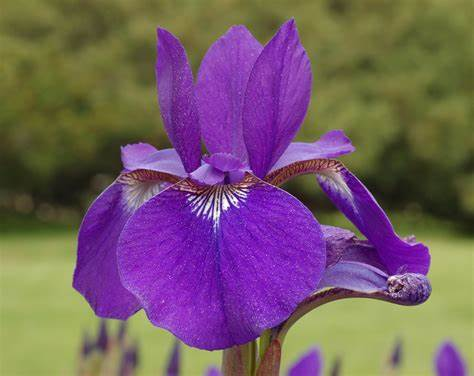
#> input picture images/original_Flower.jpeg, 474 x 376 px, found by its file name
$ python -i 'Rubik'"'"'sCube.py'   (imports and definitions only)
#> lines starting #> are read from the running program, lines starting #| are printed output that depends on the picture; after the words box and inside, x2 and y2 are one past the last pixel; in counts of white or black regions, pixels touching at a corner belong together
import numpy as np

# [10 lines left out: function upshift, not called in this run]

def downshift(a, index, n):
  '''
  Shift the collumn with index with numpy.roll(collumn, n)
  '''
#> called with a = array of shape (3, 3), index = 0, n = 1
  col = a[:, index]
  shift_col = np.roll(col, n)
  for i in range(len(a)):
    a[i][index] = shift_col[i]

  return a

# [6 lines left out: function rotate, not called in this run]

a = np.array([[1,2,3], [4,5,6], [7,8,9]])
# [3 lines not run here, left out]
a = upshift(a, 0, 1) if sum(a[0]) % 2 else downshift(a, 0, 1)
# [2 lines not run here, left out]

from PIL import Image
import cv2
import random
import numpy as np
import sys
from Aes import *
import json

def read_image(image_path):
  image = Image.open(image_path)
#> image is the input picture: PIL image 474x376 RGB; mean R, G, B 117.1, 91.9, 102.1
  image = np.array(image)
  return image

# [18 lines left out: functions save_image, create_key, not called in this run]

def save_key(dict_key, save_path="./key.json"):
  with open(save_path, "w") as F:
    json.dump(dict_key, F, indent=4)

def load_key(save_path="./key.json", aes=None):
#> called with save_path = './key.json'
    with open(save_path, "r") as F:
#> (reads key.json from the repository)
        dict_key = json.load(F)

    if aes is not None:
        dict_key = decrypt(dict_key, aes)

    Kr = dict_key["Kr"]
    Kc = dict_key["Kc"]
    ITER_MAX = dict_key["ITER"]

    return Kr, Kc, ITER_MAX

def encrypt_image(image, key_path="./key.json", aes=None):
  # Load Key
  Kr, Kc, ITER_MAX = load_key(save_path=key_path, aes=aes)

  # Split channels
  r = np.array(image[:, :, 0])
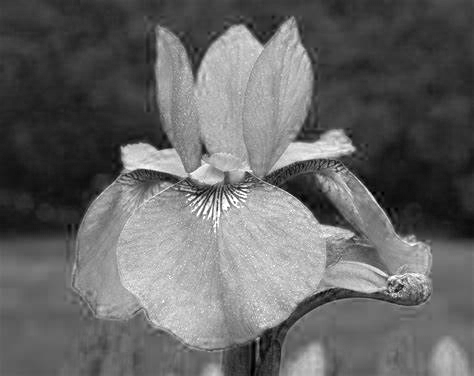
#> r: shape (376, 474); min 0, max 255, mean 102.1
  g = np.array(image[:, :, 1])
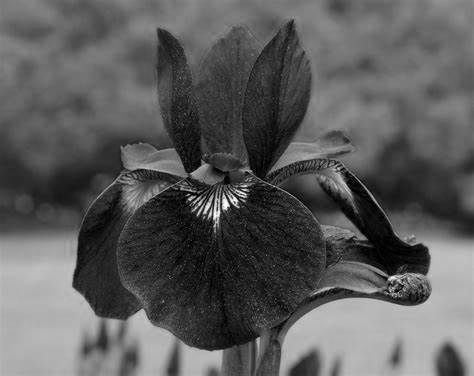
#> g: shape (376, 474); min 0, max 253, mean 91.9
  b = np.array(image[:, :, 2])
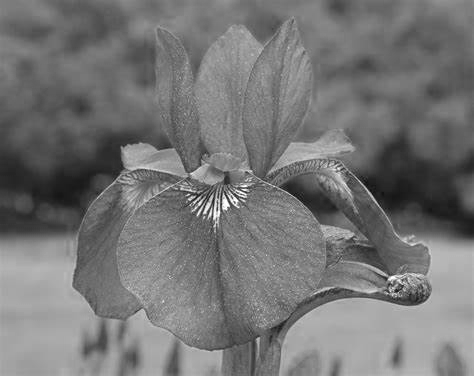
#> b: shape (376, 474); min 12, max 255, mean 117.1

  for iter in range(ITER_MAX):
    # For each row
    for i in range(image.shape[0]):
      r_modulus = sum(r[i]) % 2
      g_modulus = sum(g[i]) % 2
      b_modulus = sum(b[i]) % 2
      r[i] = np.roll(r[i], -Kr[i]) if r_modulus else np.roll(r[i], Kr[i])
      g[i] = np.roll(g[i], -Kr[i]) if g_modulus else np.roll(g[i], Kr[i])
      b[i] = np.roll(b[i], -Kr[i]) if b_modulus else np.roll(b[i], Kr[i])

    # For each column
    for i in range(image.shape[1]):
      r_modulus = sum(r[:, i]) % 2
      g_modulus = sum(g[:, i]) % 2
      b_modulus = sum(b[:, i]) % 2
      r = downshift(r, i, Kc[i]) if r_modulus else upshift(r, i, Kc[i])
      g = downshift(g, i, Kc[i]) if g_modulus else upshift(g, i, Kc[i])
      b = downshift(b, i, Kc[i]) if b_modulus else upshift(b, i, Kc[i])

    # For each row
    for i in range(image.shape[0]):
      for j in range(image.shape[1]):
        if(i%2==1):
          r[i][j] = r[i][j] ^ Kc[j]
          g[i][j] = g[i][j] ^ Kc[j]
          b[i][j] = b[i][j] ^ Kc[j]
        else:
          r[i][j] = r[i][j] ^ rotate(Kc[j])
          g[i][j] = g[i][j] ^ rotate(Kc[j])
          b[i][j] = b[i][j] ^ rotate(Kc[j])

    # For each column
    for j in range(image.shape[1]):
      for i in range(image.shape[0]):
        if(j%2==0):
          r[i][j] = r[i][j] ^ Kr[i]
          g[i][j] = g[i][j] ^ Kr[i]
          b[i][j] = b[i][j] ^ Kr[i]
        else:
          r[i][j] = r[i][j] ^ rotate(Kr[i])
          g[i][j] = g[i][j] ^ rotate(Kr[i])
          b[i][j] = b[i][j] ^ rotate(Kr[i])
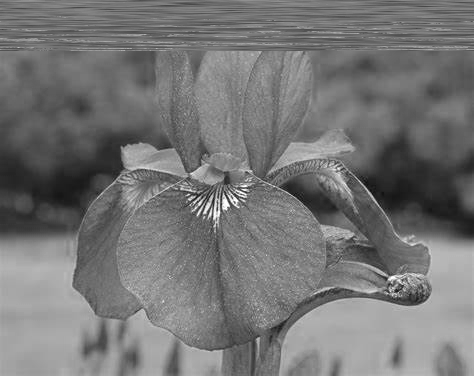
#> b: shape (376, 474); 13.29% of pixels changed, all inside (x1, y1, x2, y2) = (0, 0, 474, 51)
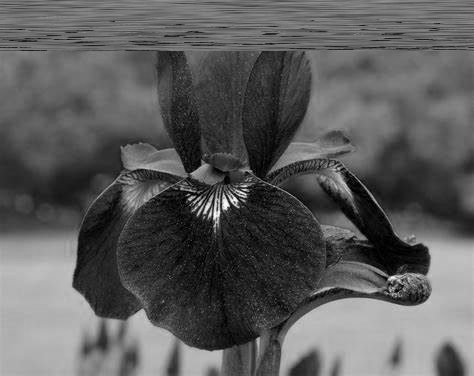
#> g: shape (376, 474); 13.3% of pixels changed, all inside (x1, y1, x2, y2) = (0, 0, 474, 51)
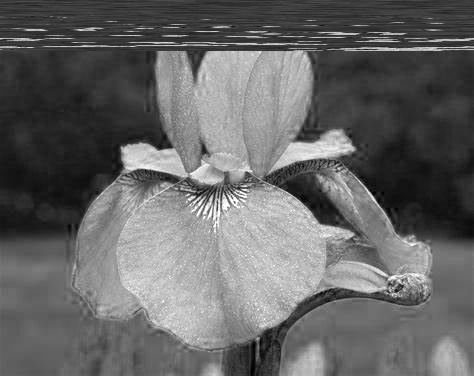
#> r: shape (376, 474); 13.16% of pixels changed, all inside (x1, y1, x2, y2) = (0, 0, 474, 51)

  encrypted_img = np.stack((r,g,b), axis=2)
  return encrypted_img

import matplotlib.pyplot as plt
image_path = r"C:\Users\Acer\github\RubikCube-AES-ImageEncryption\images\original_Flower.jpeg"
key_path = "./key.json"
encrypted_path = r"C:\Users\Acer\github\RubikCube-AES-ImageEncryption\images\Test.jpeg"
master_key = 0x2b7e151628aed2a6abf7158809cf4f3c
# [1 line that did not run here, left out]
# aes = None

image = read_image(image_path)

# [1 line that did not run here, left out]

# [1 line not run here, left out]

# [1 line that did not run here, left out]
# [1 line not run here, left out]
fig , ax = plt.subplots(1, 2, figsize=(20, 20))
# [6 lines not run here, left out]

import cv2
import random
import numpy as np
import sys

# [54 lines left out: function decrypt_image, not called in this run]

key_path = "./key.json"
decrypted_path = "./decrypted_image.jpg"
encrypted_path = "./encrypted_image.jpg"


# encrypted_image = read_image(encrypted_path)
# [1 line that did not run here, left out]
# [1 line that did not run here, left out]
# [1 line not run here, left out]

fig , ax = plt.subplots(1, 2, figsize=(20, 20))
# [6 lines not run here, left out]

import cv2
fig, ax = plt.subplots(2, 3, figsize=(20, 10))

# [13 lines not run here, left out]

# [20 lines left out: functions calc_npcr, calc_uaci, not called in this run]

# [3 lines not run here, left out]

import glob
from tqdm.notebook import tqdm
images_path = glob.glob("/content/drive/MyDrive/LTMM/images/*.jpg")
images_path = images_path[:10]

npcr_values = []
uaci_values = []


# [15 lines not run here, left out]

npcr_values = []
uaci_values = []
images_path = glob.glob("/content/drive/MyDrive/LTMM/images/*.jpg")
# [1 line that did not run here, left out]

# [19 lines not run here, left out]

>>> import cv2
>>> picture = cv2.imread('images/original_Flower.jpeg')
#> (the run stopped early here; a loop or call above may not have finished)
